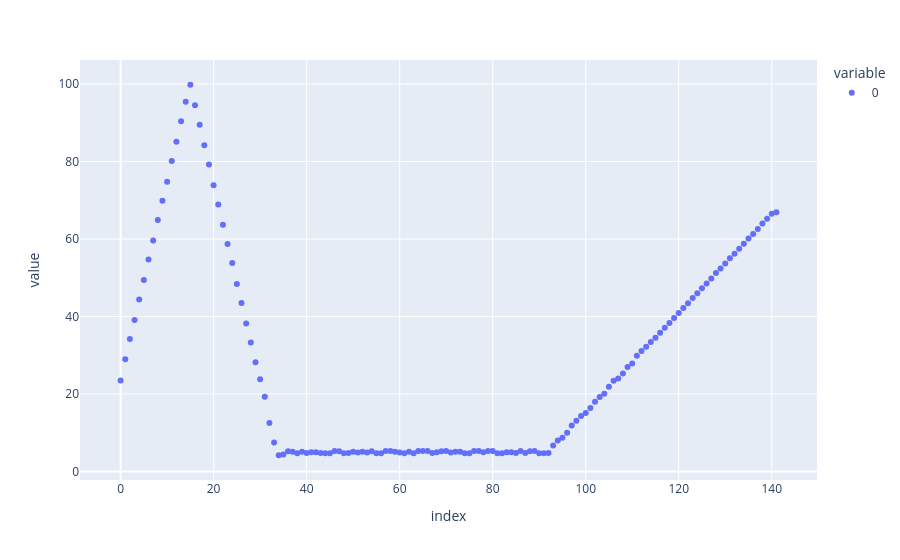

Notebook cell for this chart:
### Code cell
Data = Exp576_24_5C

px.scatter(Data.get_T_profile())

### Figure 1 — Plotly figure (JSON) as saved in the notebook; plotly's stock layout.template omitted (floating-point values rounded to 4 significant figures; data arrays with more than 128 entries replaced by an {"elided": "..."} marker saying what was removed)
{"data": [{"hovertemplate": "variable=0<br>index=%{x}<br>value=%{y}<extra></extra>", "legendgroup": "0", "marker": {"color": "#636efa", "symbol": "circle"}, "mode": "markers", "name": "0", "orientation": "v", "showlegend": true, "type": "scatter", "x": {"elided": "142 int values"}, "xaxis": "x", "y": {"elided": "142 float values"}, "yaxis": "y"}], "layout": {"legend": {"title": {"text": "variable"}, "tracegroupgap": 0}, "margin": {"t": 60}, "xaxis": {"anchor": "y", "domain": [0, 1], "title": {"text": "index"}}, "yaxis": {"anchor": "x", "domain": [0, 1], "title": {"text": "value"}}}}
